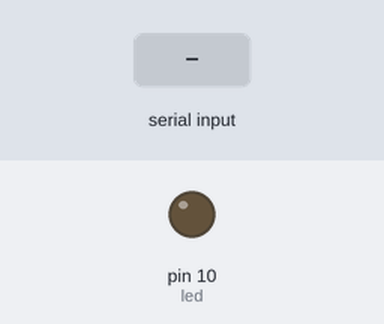
A sketch run on a simulated Arduino Uno, built with avr-gcc and run on an emulated ATmega328P. On the bench: output pins drawn as LEDs (lit = HIGH). Inputs (shaded band) come from the test bench.

Above: at 1.2 s.
1.3 s: "90,45\n" received over Serial
At 2.3 s:
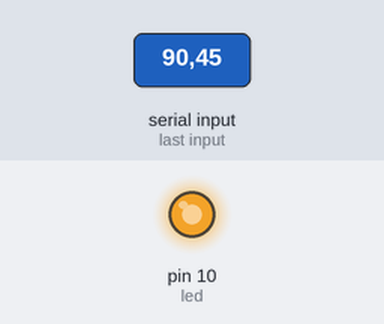
2.8 s: "30,150\n" received over Serial
At 3.4 s:
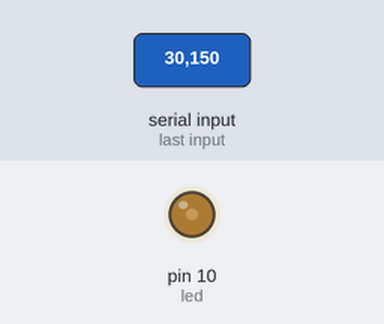
4.3 s: "5\n" received over Serial
At 5.5 s:
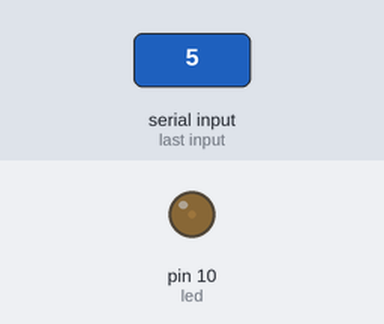
5.8 s: "90\n" received over Serial
At 6.9 s:
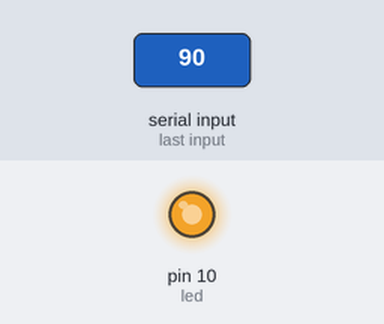
Timing chart, 0 to 8.3 s (numbered marks = the images above; inputs shaded):
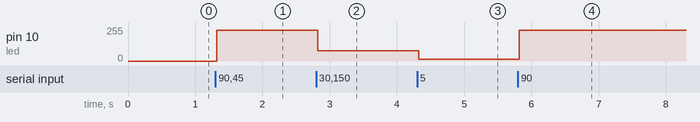

The sketch:

Serial3.ino
```cpp
int strength, curr_strength;
int led=10;
void setup() {
  // put your setup code here, to run once:
  pinMode(led, OUTPUT);
  Serial.begin(9600);
}

void loop() {
  // put your main code here, to run repeatedly:
  if(strength != curr_strength){
    analogWrite(led,strength);
    curr_strength = strength;
  }
}

void serialEvent(){
  //Serial event
  String s;
  int a;
  if(Serial.available()){
    delay(10);
    s=Serial.readStringUntil('\n');
    delay(10);
  }
  a=s.toInt();
  if(a>=0 && a<=100){
    strength = map(a,0,100,0,255);
  }
}
```

Measured:
- after the input at 1.3 s, pin 10 (led): 0/255 → 229/255 at once
- after the input at 2.8 s, pin 10 (led): 229/255 → 76/255 at once
- after the input at 4.3 s, pin 10 (led): 76/255 → 12/255 at once
- after the input at 5.8 s, pin 10 (led): 12/255 → 229/255 at once
